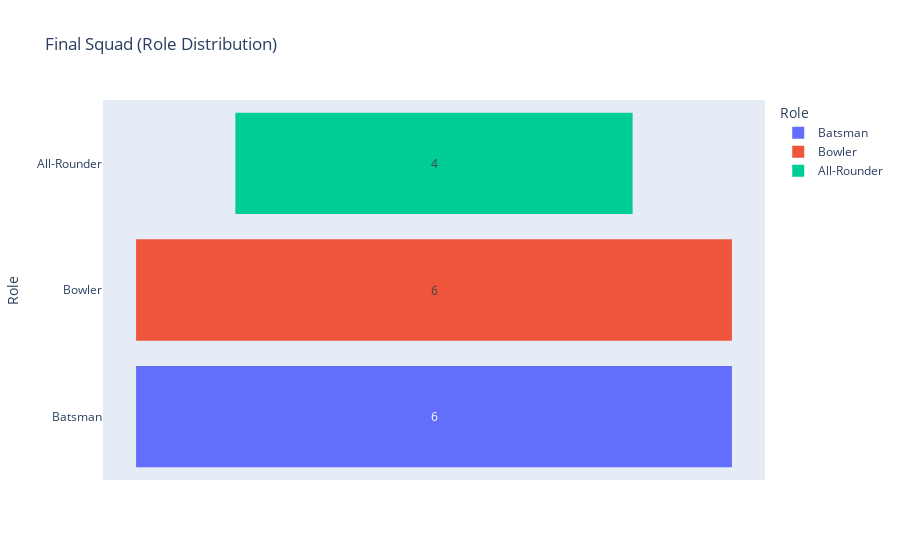

This figure's notebook cell:
### Code cell
import plotly.express as px

role_counts = Final_Squad["role"].value_counts().reset_index()
role_counts.columns = ["Role", "Count"]

fig = px.funnel(role_counts, x="Count", y="Role", color="Role",
                title="Final Squad (Role Distribution)")

fig.show()

### Figure 1 — Plotly figure (JSON) as saved in the notebook; plotly's stock layout.template omitted (floating-point values rounded to 4 significant figures)
{"data": [{"hovertemplate": "Role=%{y}<br>Count=%{x}<extra></extra>", "legendgroup": "Batsman", "marker": {"color": "#636efa"}, "name": "Batsman", "orientation": "h", "showlegend": true, "type": "funnel", "x": [6], "xaxis": "x", "y": ["Batsman"], "yaxis": "y"}, {"hovertemplate": "Role=%{y}<br>Count=%{x}<extra></extra>", "legendgroup": "Bowler", "marker": {"color": "#EF553B"}, "name": "Bowler", "orientation": "h", "showlegend": true, "type": "funnel", "x": [6], "xaxis": "x", "y": ["Bowler"], "yaxis": "y"}, {"hovertemplate": "Role=%{y}<br>Count=%{x}<extra></extra>", "legendgroup": "All-Rounder", "marker": {"color": "#00cc96"}, "name": "All-Rounder", "orientation": "h", "showlegend": true, "type": "funnel", "x": [4], "xaxis": "x", "y": ["All-Rounder"], "yaxis": "y"}], "layout": {"autosize": true, "legend": {"title": {"text": "Role"}, "tracegroupgap": 0}, "title": {"text": "Final Squad (Role Distribution)"}, "xaxis": {"anchor": "y", "autorange": true, "domain": [0, 1], "range": [-3.333, 3.333], "title": {"text": "Count"}, "type": "linear"}, "yaxis": {"anchor": "x", "autorange": true, "categoryarray": ["All-Rounder", "Bowler", "Batsman"], "categoryorder": "array", "domain": [0, 1], "range": [2.5, -0.5], "title": {"text": "Role"}, "type": "category"}}}
